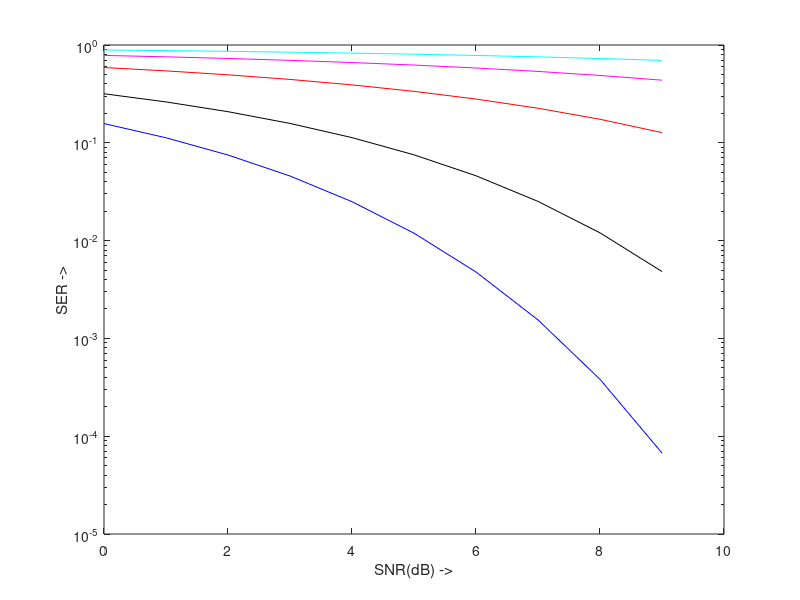

The MATLAB script that drew this image: (Note: this script raises an error after producing the figure.)
% 19ucc023
% Mohit Akhouri
% Observation 1 - Modulation order and Probability of Error for M-ary PSK

clc;
clear all;
close all;

size1 = 10; % intializing the size for BER and SER
size2 = 10000; % intializing the size for signal x[n]

SER_Practical = zeros(1,size1); % Initializing Practical SER array
SER_Theoretical = zeros(1,size1); % Initializing Theoretical SER array

BER_Real_part = zeros(1,size1); % Initializing Real part of BER_Practical
BER_Imag_part = zeros(1,size1); % Initializing Imaginary part of BER_Practical

BER_Practical = zeros(1,size1); % Initializing Practical BER array
BER_Theoretical = zeros(1,size1); % Initializing Theoretical BER array

x_real = zeros(1,size2); % Initializing Real part of x[n]
x_img = zeros(1,size2); % Initializing Imaginary part of x[n]
x = zeros(1,size2); % Intializing input signal x[n]
y = zeros(1,size2); % Initializing Output signal y[n]

% Main loop algorithm for calculation of transmitted signal x[n]
for i=1:size2
    
    rnd1 = rand(); % random value 1 generation
    rnd2 = rand(); % random value 2 generation
    
    % Constructing the real part of signal on the basis of decision
    if(rnd1 > 0.5)
        x_real(i)=1;
    else
        x_real(i)=-1;
    end
    
    % Constructing the Imaginary part of signal on the basis of decision
    if(rnd2 > 0.5)
        x_img(i)=1;
    else
        x_img(i)=-1;
    end
end

x = x_real + (1j * x_img); % Overall transmitted signal x[n]

SNR_dB = 0:9; % defining the range of Signal to Noise Ratio ( Measured in dB )

% Main loop algorithm for calculation of x[n],y[n], noise "n"
% and calculation of theoretical and practical BER and SER
for i=1:length(SNR_dB)
    
    SNR=10^((i-1)/10);
    N = 1/SNR;
    M = sqrt(N/2);
        
    n=zeros(1,size2); % Initializing noise signal n
    
    % loop for calculation of noise signal
    for j=1:size2
        n(j) = M*randn() + ( 1j * M * randn());
    end
    
    % loop for calculation of received AWGN + x[n] signal
    for j=1:size2
        y(j) = x(j) + n(j);
    end
    
    yn = zeros(1,size2);
    y_real = zeros(1,size2);
    y_img = zeros(1,size2);
    
    % Main Loop algorithm for ML-Detection of M-ary and QPSK Modulation
    for j=1:size2
        if(real(y(j)) >= 0)
            y_real(j) = 1;
        else
            y_real(j) = -1;
        end
        
        if(imag(y(j))>=0)
            y_img(j) = 1;
        else
            y_img(j) = -1;
        end
        
        yn = y_real + (1j * y_img);
    end
    
    % Comparing the transmitted and received message signal 
    % and calculating the Practical BER and SER
    for j=1:size2
        if(x(j)~=yn(j))
            SER_Practical(i) = SER_Practical(i) + 1;
        end
        
        if(real(x(j)) ~= real(yn(j)))
            BER_Real_part(i) = BER_Real_part(i) + 1;
        end
        
        if(imag(x(j)) ~= imag(yn(j)))
            BER_Imag_part(i) = BER_Imag_part(i) + 1;
        end
    end
    
    BER_Practical(i) = ((BER_Real_part(i)/size2) + (BER_Imag_part(i)/size2))/2;
    BER_Theoretical(i) = qfunc(sqrt(2/N));
    
    SER_Practical(i) = SER_Practical(i)/size2;
    SER_Theoretical(i) = 2 * qfunc(sqrt(2/N));
end

SER_matrix = zeros(10,5); % Matrix for storing SER values for different modulation orders
M = [2,4,8,16,32]; % array of modulation orders M

% Loop for calculation of SER for different modulation order M
for i=1:length(SNR_dB)
    SNR = 10^((i-1)/10);
    N = 1/SNR;
    
    for m = 1:length(M)
        SER_matrix(i,m) = 2 * qfunc(sqrt(2/N) * sin(pi/M(m)));
    end
    
end

% Displaying the SER matrix
disp('SER vs. Modulation order matrix is given as:');
disp(SER_matrix); 

% Plot of SER for different modulation order
figure;
semilogy(SNR_dB,SER_matrix(:,1),'color','blue');
hold on;
semilogy(SNR_dB,SER_matrix(:,2),'color','black');
semilogy(SNR_dB,SER_matrix(:,3),'color','red');
semilogy(SNR_dB,SER_matrix(:,4),'color','magenta');
semilogy(SNR_dB,SER_matrix(:,5),'color','cyan');
ylabel('SER ->');
xlabel('SNR(dB) ->');
title('19ucc023 - Mohit Akhouri','Plots of SER for different values of Modulation order (M) for M-ary Phase Shift Keying');
legend('SER for M = 2','SER for M = 4','SER for M = 8','SER for M = 16','SER for M = 32');
grid on;
hold off;

% Plots of practical and theoretical SER vs. SNR ( in dB )
figure;
semilogy(SNR_dB,SER_Practical,'Color','blue');
hold on;
semilogy(SNR_dB,SER_Theoretical,'Color','red');
xlabel('SNR(dB) ->');
ylabel("SER ->");
title('19ucc023 - Mohit Akhouri','Plots of Practical and Theoretical SER vs. SNR (dB) for 4-QPSK Modulation');
legend('Practical SER','Theoretical SER');
grid on;
hold off;

% Plots of practical and theoretical BER vs. SNR ( in dB )
figure;
semilogy(SNR_dB,BER_Practical,'Color','blue');
hold on;
semilogy(SNR_dB,BER_Theoretical,'Color','red');
xlabel('SNR(dB) ->');
ylabel("BER ->");
title('19ucc023 - Mohit Akhouri','Plots of Practical and Theoretical BER vs. BER (dB) for 4-QPSK Modulation');
legend('Practical BER','Theoretical SER');
grid on;
hold off;

